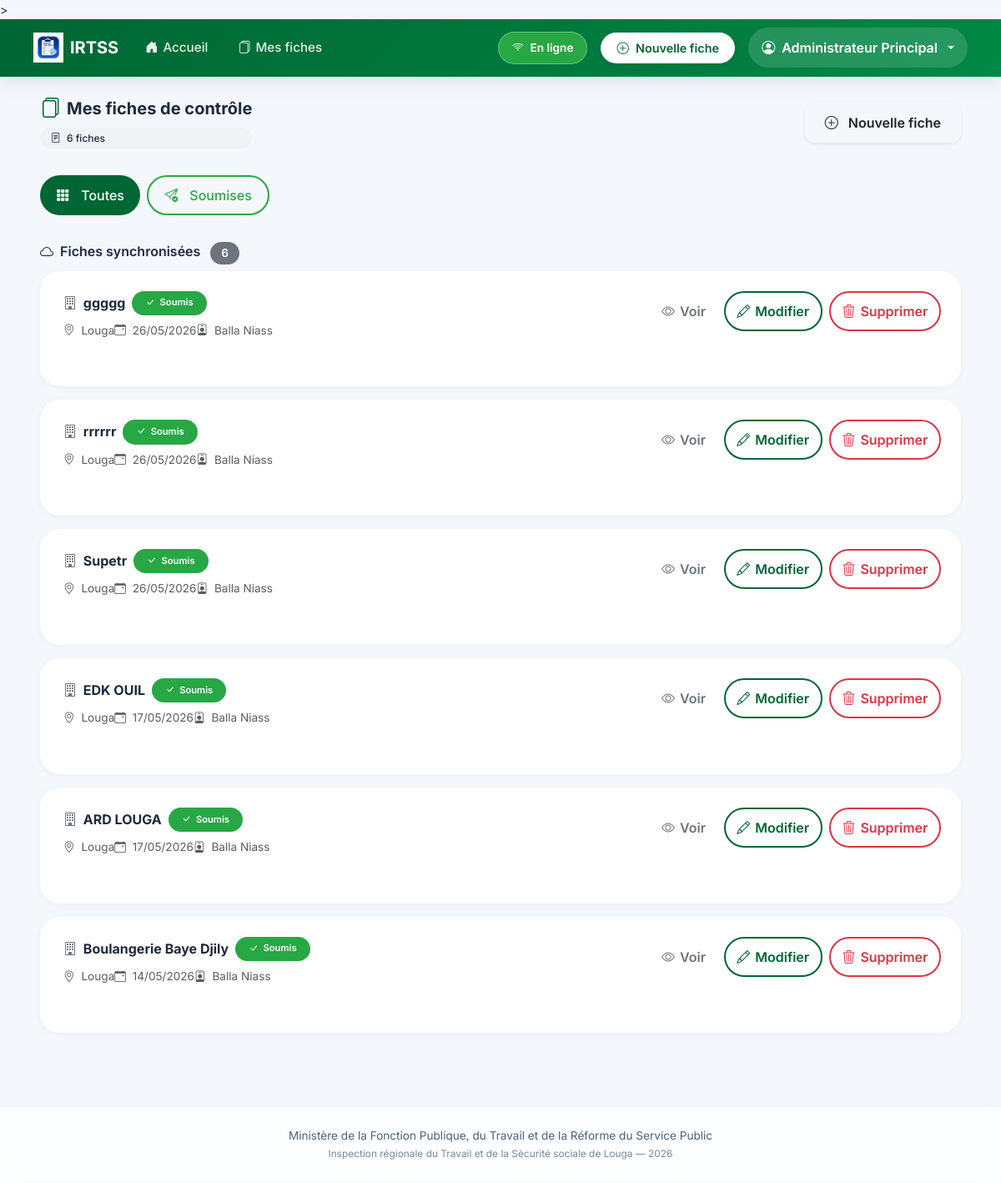
The page /fiches/ (signed in) on the database as committed earlier.
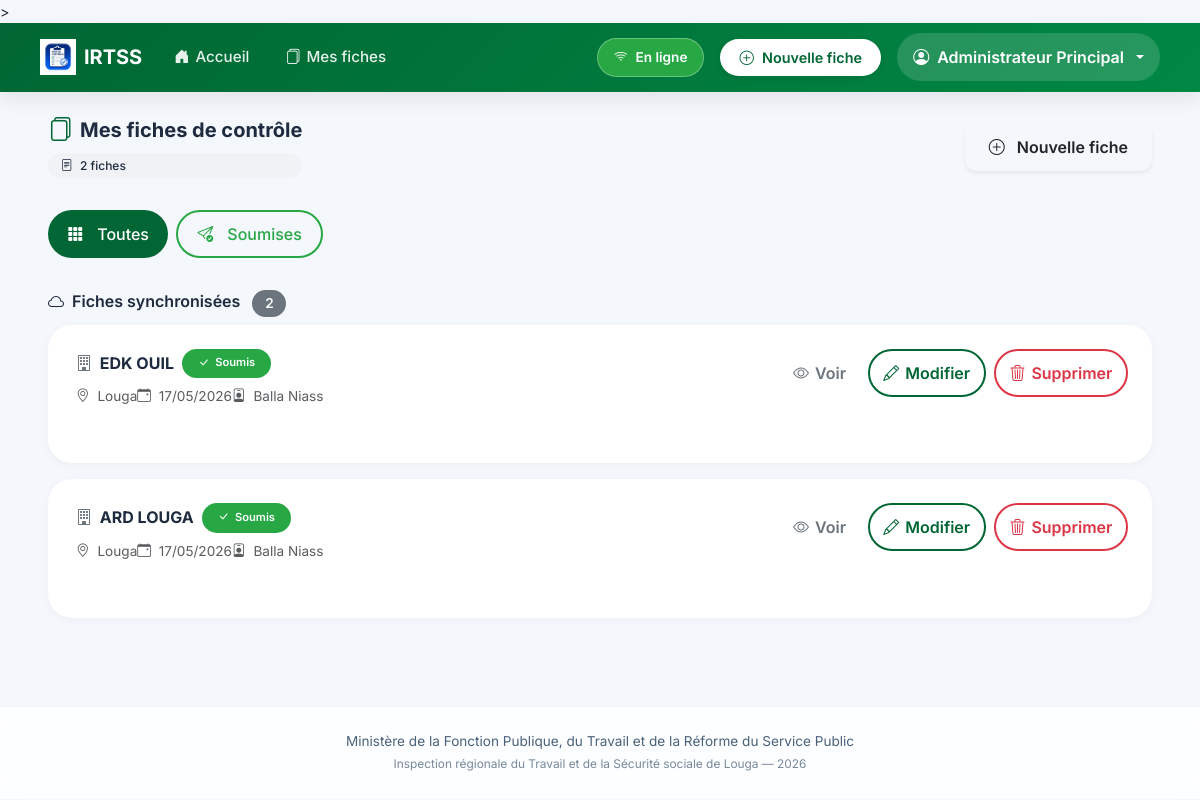
The same page on the database as committed later.
### inspection/models.py (models this page shows, shortened)
class FicheControle(models.Model):
    STATUT_CHOICES = [
        ('brouillon', 'Brouillon'),
        ('soumis', 'Soumis'),
    ]
    inspecteur = models.ForeignKey(User, on_delete=models.CASCADE, related_name='fiches')
    entreprise = models.CharField(max_length=255, verbose_name="Entreprise ou Établissement")
    date_controle = models.DateField(verbose_name="Date du contrôle")
    lieu = models.CharField(max_length=100, default="Louga", verbose_name="Lieu")
    statut = models.CharField(max_length=20, choices=STATUT_CHOICES, default='soumis')
    local_id = models.CharField(max_length=100, blank=True, null=True)
    adresse = models.TextField(blank=True)
    telephone = models.CharField(max_length=50, blank=True)
    email_entreprise = models.EmailField(blank=True)
    date_ouverture = models.DateField(null=True, blank=True)
    forme_juridique = models.CharField(max_length=100, blank=True)
    activite_principale = models.CharField(max_length=200, blank=True)
    chef_nom = models.CharField(max_length=200, blank=True, verbose_name="Chef d'établissement - Prénom et Nom")
    chef_cellulaire = models.CharField(max_length=50, blank=True)
    chef_email = models.EmailField(blank=True)
    representant_nom = models.CharField(max_length=200, blank=True, verbose_name="Représentant travailleurs - Prénom et Nom")
    representant_qualite = models.CharField(max_length=100, blank=True)
    representant_cellulaire = models.CharField(max_length=50, blank=True)
    representant_email = models.EmailField(blank=True)
    doe = models.CharField(max_length=3, blank=True, verbose_name="Déclaration d'Ouverture d'Établissement (DOE)")
    registre_paie = models.CharField(max_length=3, blank=True)
    cadres_hommes = models.PositiveIntegerField(null=True, blank=True, default=0)
    cadres_femmes = models.PositiveIntegerField(null=True, blank=True, default=0)
    ouvriers_hommes = models.PositiveIntegerField(null=True, blank=True, default=0)
    ouvriers_femmes = models.PositiveIntegerField(null=True, blank=True, default=0)
    cdi = models.PositiveIntegerField(null=True, blank=True, default=0, verbose_name="CDI")
    cdd = models.PositiveIntegerField(null=True, blank=True, default=0, verbose_name="CDD")
    cs = models.PositiveIntegerField(null=True, blank=True, default=0, verbose_name="CS")
    c_app = models.PositiveIntegerField(null=True, blank=True, default=0, verbose_name="C APP")
    autres_contrats = models.PositiveIntegerField(null=True, blank=True, default=0, verbose_name="Autres")
    remuneration_au_temps_1 = models.BooleanField(default=False)
    remuneration_au_temps_2 = models.BooleanField(default=False)
    remuneration_a_la_piece_1 = models.BooleanField(default=False)
    remuneration_a_la_piece_2 = models.BooleanField(default=False)
    remuneration_les_deux_1 = models.BooleanField(default=False)
    remuneration_les_deux_2 = models.BooleanField(default=False)
    salaires_conformes_1 = models.CharField(max_length=3, blank=True)
    salaires_conformes_2 = models.CharField(max_length=3, blank=True)
    bulletins_paie_1 = models.CharField(max_length=3, blank=True)
    bulletins_paie_2 = models.CharField(max_length=3, blank=True)
    heures_sup_1 = models.CharField(max_length=3, blank=True)
    heures_sup_2 = models.CharField(max_length=3, blank=True)
    prime_anciennete_1 = models.CharField(max_length=3, blank=True)
    prime_anciennete_2 = models.CharField(max_length=3, blank=True)
    jours_feries_1 = models.CharField(max_length=3, blank=True)
    jours_feries_2 = models.CharField(max_length=3, blank=True)
    indemnites_transport_1 = models.CharField(max_length=3, blank=True)
    indemnites_transport_2 = models.CharField(max_length=3, blank=True)
    horaires_affiches_1 = models.CharField(max_length=3, blank=True)
    horaires_affiches_2 = models.CharField(max_length=3, blank=True)
    amenagement_8h_5j_1 = models.CharField(max_length=3, blank=True)
    amenagement_8h_5j_2 = models.CharField(max_length=3, blank=True)
    amenagement_6h40_6j_1 = models.CharField(max_length=3, blank=True)
    amenagement_6h40_6j_2 = models.CharField(max_length=3, blank=True)
    pause_quotidienne_1 = models.CharField(max_length=3, blank=True)
    pause_quotidienne_2 = models.CharField(max_length=3, blank=True)
    repos_hebdomadaire_1 = models.CharField(max_length=3, blank=True)
    repos_hebdomadaire_2 = models.CharField(max_length=3, blank=True)
    declaration_css_1 = models.CharField(max_length=3, blank=True)
    declaration_css_2 = models.CharField(max_length=3, blank=True)
    adhesion_css_1 = models.CharField(max_length=3, blank=True)
    adhesion_css_2 = models.CharField(max_length=3, blank=True)
    adhesion_ipres_1 = models.CharField(max_length=3, blank=True)
    adhesion_ipres_2 = models.CharField(max_length=3, blank=True)
    adhesion_ipm_1 = models.CharField(max_length=3, blank=True)
    adhesion_ipm_2 = models.CharField(max_length=3, blank=True)
    cotisations_css_1 = models.CharField(max_length=3, blank=True)
    cotisations_css_2 = models.CharField(max_length=3, blank=True)
    cotisations_ipres_1 = models.CharField(max_length=3, blank=True)
    cotisations_ipres_2 = models.CharField(max_length=3, blank=True)
    cotisations_ipm_1 = models.CharField(max_length=3, blank=True)
    cotisations_ipm_2 = models.CharField(max_length=3, blank=True)
    delegues_personnel_1 = models.CharField(max_length=3, blank=True)
    delegues_personnel_2 = models.CharField(max_length=3, blank=True)
    reglement_interieur_1 = models.CharField(max_length=3, blank=True)
    reglement_interieur_2 = models.CharField(max_length=3, blank=True)
    comite_hst_1 = models.CharField(max_length=3, blank=True)
    comite_hst_2 = models.CharField(max_length=3, blank=True)
    visite_medicale_1 = models.CharField(max_length=3, blank=True)
    visite_medicale_2 = models.CharField(max_length=3, blank=True)
    extincteurs_1 = models.CharField(max_length=3, blank=True)
    extincteurs_2 = models.CharField(max_length=3, blank=True)
    epi_disponible_1 = models.CharField(max_length=3, blank=True)
    epi_disponible_2 = models.CharField(max_length=3, blank=True)
    epi_effectif_1 = models.CharField(max_length=3, blank=True)
    epi_effectif_2 = models.CharField(max_length=3, blank=True)
    toilettes_1 = models.CharField(max_length=3, blank=True)
    toilettes_2 = models.CharField(max_length=3, blank=True)
    conges_1 = models.CharField(max_length=3, blank=True)
    conges_2 = models.CharField(max_length=3, blank=True)
    dasmo_bs_1 = models.CharField(max_length=3, blank=True)
    dasmo_bs_2 = models.CharField(max_length=3, blank=True)
    observations_divers = models.TextField(blank=True)
    observations_generales = models.TextField(blank=True)
    suite_observations_orales = models.BooleanField(default=False)
    suite_observations_ecrites = models.BooleanField(default=False)
    suite_mise_en_demeure = models.BooleanField(default=False)
    suite_pv_infraction = models.BooleanField(default=False)
    suite_refere = models.BooleanField(default=False)
    delai_reception = models.BooleanField(default=False)
    delai_un_mois = models.BooleanField(default=False)
    delai_autres = models.BooleanField(default=False)
    delai_autres_precision = models.CharField(max_length=200, blank=True)
    signature_equipe = models.CharField(max_length=200, blank=True)
    signature_gerant = models.CharField(max_length=200, blank=True)
    created_at = models.DateTimeField(auto_now_add=True)
    updated_at = models.DateTimeField(auto_now=True)
    class Meta:
        ordering = ['-created_at']
        verbose_name = "Fiche de contrôle"
        verbose_name_plural = "Fiches de contrôle"

### inspection/views.py (the view)
# urls.py: path('fiches/', views.liste_fiches, name='liste_fiches'),
@login_required
def liste_fiches(request):
    user = request.user
    fiches = FicheControle.objects.all().select_related('inspecteur') if user.is_staff \
             else FicheControle.objects.filter(inspecteur=user)
    search = request.GET.get('search', '').strip()
    if search:
        fiches = fiches.filter(entreprise__icontains=search)
    statut = request.GET.get('statut', '')
    if statut:
        fiches = fiches.filter(statut=statut)
    return render(request, 'inspection/liste_fiches.html', {
        'fiches': fiches,
        'statut_filtre': statut,
        'search_query': search
    })

### templates/inspection/liste_fiches.html (shortened to what this page needs)
{% extends 'inspection/base.html' %}
{% load static %}
{% block content %}
<div class="container-fluid px-3 px-lg-4">
  <div class="d-flex flex-wrap align-items-center justify-content-between mb-4 gap-2">
    <div>
      <h5 class="fw-bold mb-0 d-flex align-items-center gap-2">
        <i class="bi bi-files text-senegal fs-4"></i>
        Mes fiches de contrôle
      </h5>
      <div class="compteur-filtre mt-2">
        <i class="bi bi-file-text me-1"></i>
        <span id="total-fiches-count">{{ fiches|length }}</span> fiche{{ fiches|length|pluralize }}
      </div>
    </div>
    <a href="{% url 'nouvelle_fiche' %}" class="btn btn-senegal-soft shadow-sm">
      <i class="bi bi-plus-circle me-1"></i> Nouvelle fiche
    </a>
  </div>
  <div class="mb-4 d-flex flex-wrap gap-2">
    <a href="{% url 'liste_fiches' %}"
       class="btn filter-btn {% if not statut_filtre %}btn-senegal text-white{% else %}btn-outline-secondary{% endif %}">
      <i class="bi bi-grid-3x3-gap-fill"></i> Toutes
    </a>
    <a href="?statut=soumis"
       class="btn filter-btn {% if statut_filtre == 'soumis' %}btn-success text-white{% else %}btn-outline-success{% endif %}">
      <i class="bi bi-send-check"></i> Soumises
    </a>
  </div>
  <div id="server-fiches-section">
    <h6 class="fw-semibold mb-2">
      <i class="bi bi-cloud me-1"></i>
      Fiches synchronisées
      <span class="badge bg-secondary ms-2" id="server-count">{{ fiches|length }}</span>
    </h6>
    <div id="server-fiches-list">
      {% if fiches %}
        {% for fiche in fiches %}
        <div class="fiche-card p-3" data-fiche-id="{{ fiche.pk }}" data-statut="{{ fiche.statut }}">
          <div class="d-flex flex-wrap justify-content-between align-items-start gap-3">
            <div class="flex-grow-1">
              <div class="d-flex flex-wrap align-items-center gap-2 mb-2">
                <h6 class="fw-bold mb-0">
                  <i class="bi bi-building me-1 text-secondary"></i>
                  {{ fiche.entreprise }}
                </h6>
                <span class="fiche-badge {% if fiche.statut == 'soumis' %}bg-success text-white{% else %}bg-success text-white{% endif %}">
                  <i class="bi bi-check-lg"></i> Soumis
                </span>
              </div>
              <div class="small text-muted d-flex flex-wrap gap-x-3 gap-y-1">
                <span><i class="bi bi-geo-alt me-1"></i> {{ fiche.lieu|default:"Lieu non renseigné" }}</span>
                <span><i class="bi bi-calendar-event me-1"></i> {{ fiche.date_controle|date:"d/m/Y" }}</span>
                {% if user.is_staff %}
                <span><i class="bi bi-person-badge me-1"></i> {{ fiche.inspecteur.first_name }} {{ fiche.inspecteur.last_name }}</span>
                {% endif %}
              </div>
            </div>
            <div class="d-flex gap-2">
              <a href="{% url 'detail_fiche' fiche.pk %}" class="btn btn-outline-secondary btn-icon" title="Voir">
                <i class="bi bi-eye"></i> <span class="d-none d-sm-inline">Voir</span>
              </a>
              <a href="{% url 'modifier_fiche' fiche.pk %}" class="btn btn-outline-primary btn-icon" title="Modifier">
                <i class="bi bi-pencil"></i> <span class="d-none d-sm-inline">Modifier</span>
              </a>
              <button class="btn btn-outline-danger btn-icon btn-delete-server" data-fiche-pk="{{ fiche.pk }}" onclick="window.deleteServerFiche({{ fiche.pk }}); return false;" title="Supprimer">
                <i class="bi bi-trash3"></i> <span class="d-none d-sm-inline">Supprimer</span>
              </button>
            </div>
          </div>
        </div>
        {% endfor %}
      {% else %}
        <div class="text-center py-4 text-muted bg-white rounded-4 p-4">
          <i class="bi bi-inbox display-1 opacity-25 d-block mb-3"></i>
          <p class="mb-0">Aucune fiche synchronisée</p>
        </div>
      {% endif %}
    </div>
  </div>
</div>
{% endblock %}

Rows that differ between the two databases and show on the page:
removed FicheControle: entreprise "ggggg", lieu "Louga", date_controle "26/05/2026", inspecteur.first_name "Balla", inspecteur.last_name "Niass"
removed FicheControle: entreprise "rrrrrr", lieu "Louga", date_controle "26/05/2026", inspecteur.first_name "Balla", inspecteur.last_name "Niass"
removed FicheControle: entreprise "Supetr", lieu "Louga", date_controle "26/05/2026", inspecteur.first_name "Balla", inspecteur.last_name "Niass"
removed FicheControle: entreprise "Boulangerie Baye Djily", lieu "Louga", date_controle "14/05/2026", inspecteur.first_name "Balla", inspecteur.last_name "Niass"
Other text that changed with them:
{{ fiches|length }}: "6" → "2"
